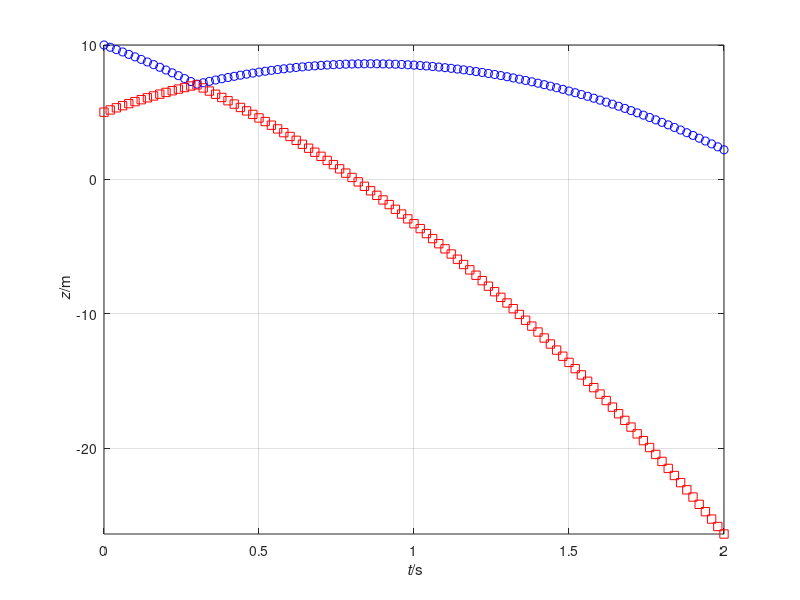

Source code (MATLAB):
%%% Numerical simulation of object motion with gravity
%% Coordinates (t, x, y, z)

%% Constants
ma = 0.06; % kg: mass-energy object a
mb = 0.06; % kg: mass-energy object b
g = 9.8; % N/kg: gravitational acceleration
k = 10; % elastic constant
d = 0.07; % m: distance between centres of objects

%% Initial conditions
t = 0; % s: initial time
ra = [0, 0, 10]; % m: initial position vector a
rb = [0, 0, 5]; % m: initial position vector b
Pa = [0, 0, -0.5]; % N s: initial momentum vector a
Pb = [0, 0, 0.5]; % N s: initial momentum vector b

%% Boundary conditions
Ga = -ma * g * [0, 0, 1]; % N: momentum supply object a
Gb = -mb * g * [0, 0, 1]; % N: momentum supply object b

%% Time-iteration parameters
t1 = 2; % s: final time
dt = 0.00001; % s: time step %@

%% Plotting
dtplot = t1/100; % time interval between plots
tplot = dtplot; % time for next plot
figure
plot(t, ra(3), 'ob')
xlim([0, t1])
axis('tight'); grid on; hold on
plot(t, rb(3), 'sr')
xlim([0, t1])
xlabel('{\it t}/s'); ylabel('{\it z}/m')
axis('tight'); grid on; hold on %@

%% Numerical time integration
while t < t1
  %% constitutive relations
  va = Pa / ma;
  vb = Pb / mb;
  %% const. relation for Fa
  if norm(ra - rb) > d
    Fa = [0, 0, 0];
  else
    Fa = k * (ra - rb) / norm(ra - rb)^2;
  end
  Fb = -Fa; % principle of symmetry of flux

  %% step forward in time with balance laws
  t = t + dt;
  Pa = Pa + (Fa + Ga) * dt;
  ra = ra + va * dt;
  Pb = Pb + (Fb + Gb) * dt;
  rb = rb + vb * dt; %@

  %% plot
  if t > tplot
    plot(t, ra(3), 'ob')
    plot(t, rb(3), 'sr')
    pause(0)
    tplot = tplot + dtplot;
  end %@
end
